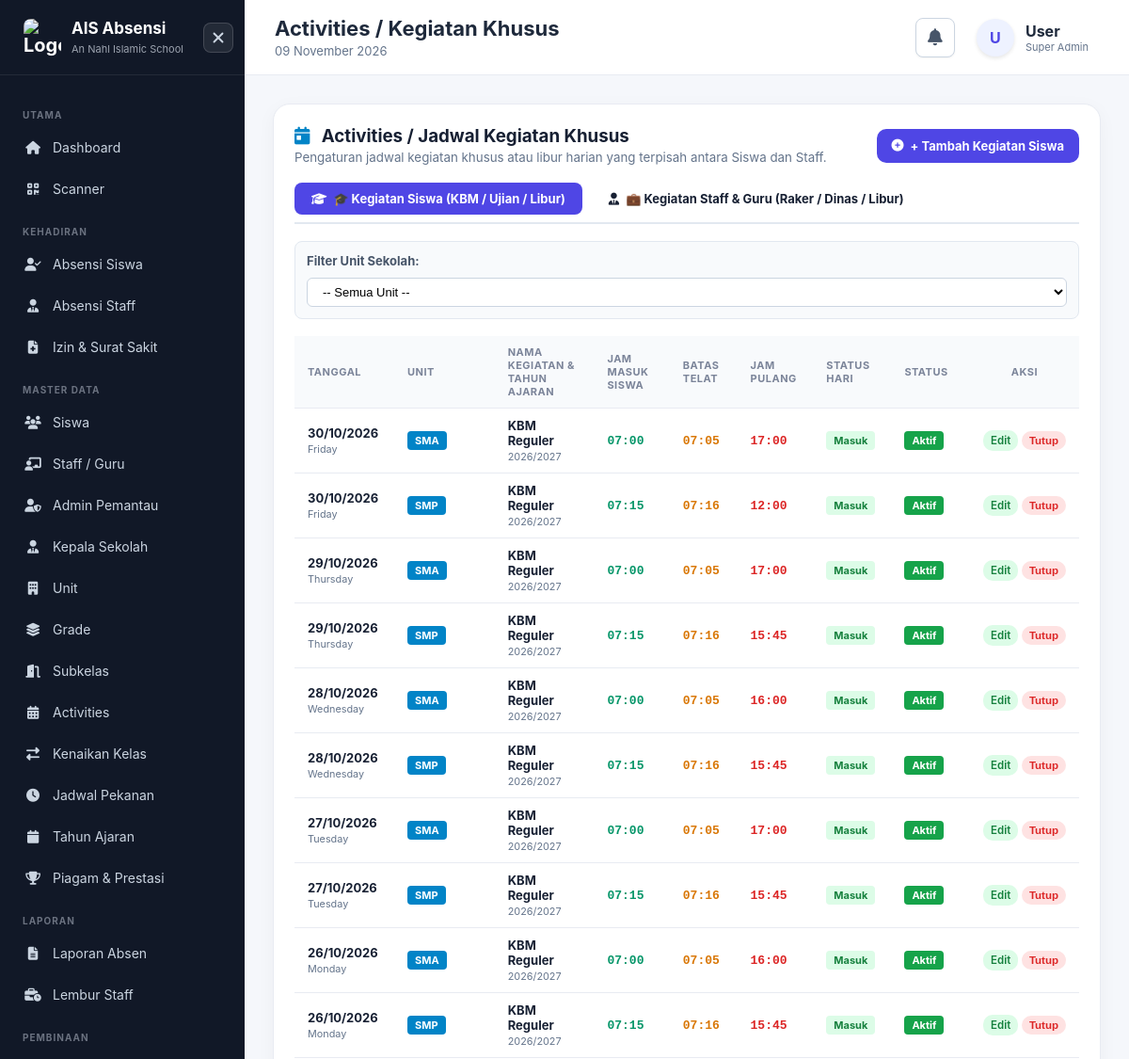
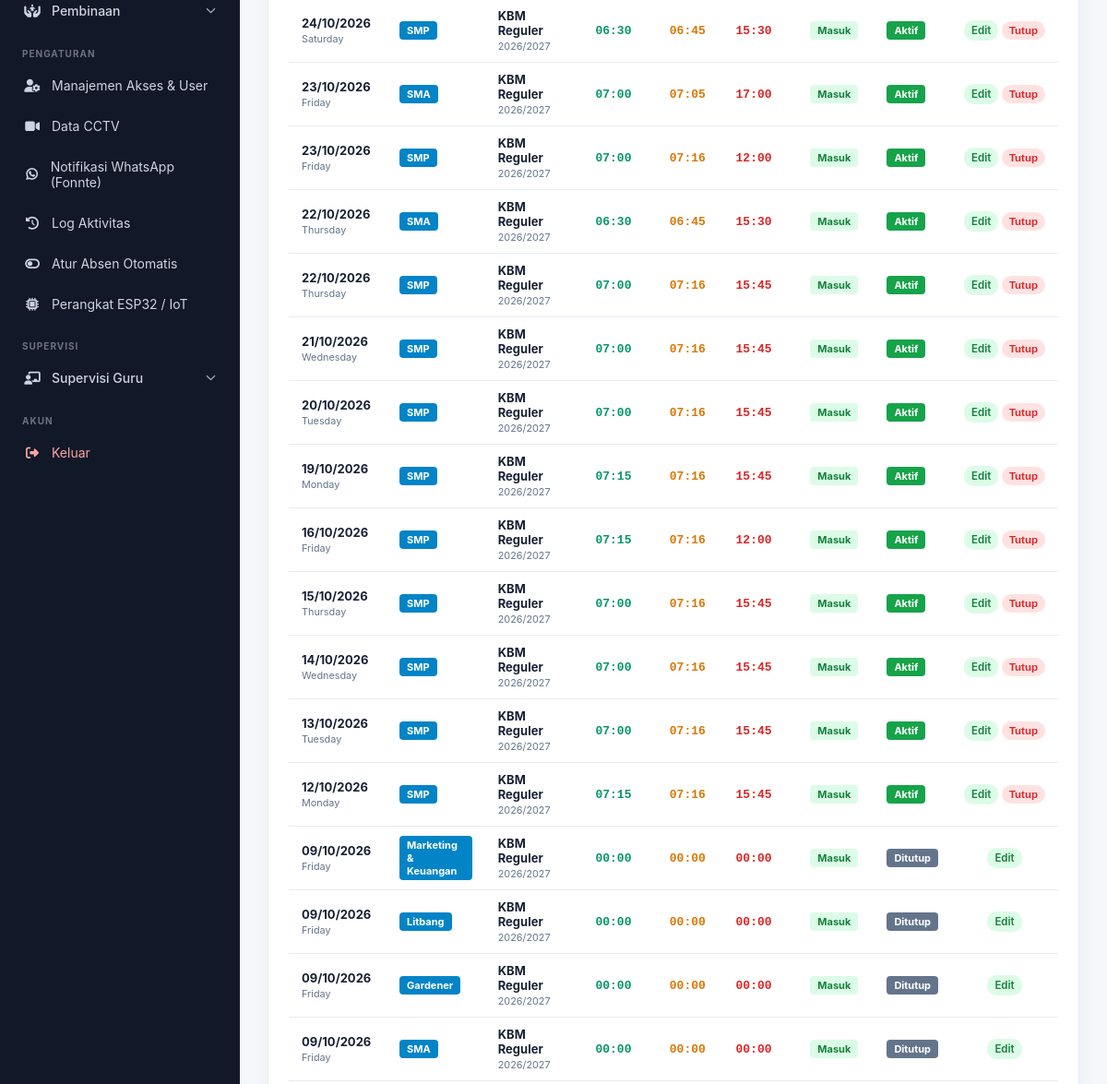
Before: /activities/index.php (signed in, upper part) with the older database file (2 pictures, top to bottom).
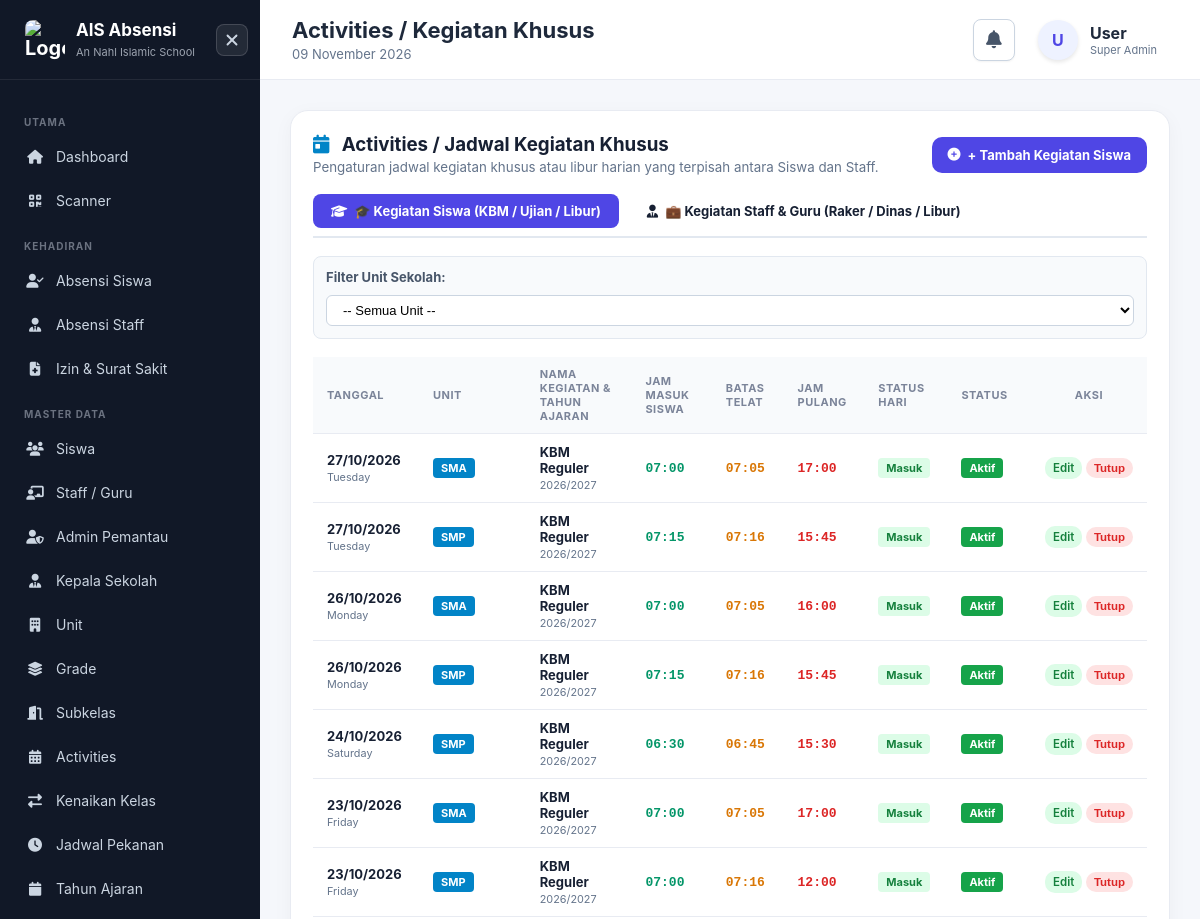
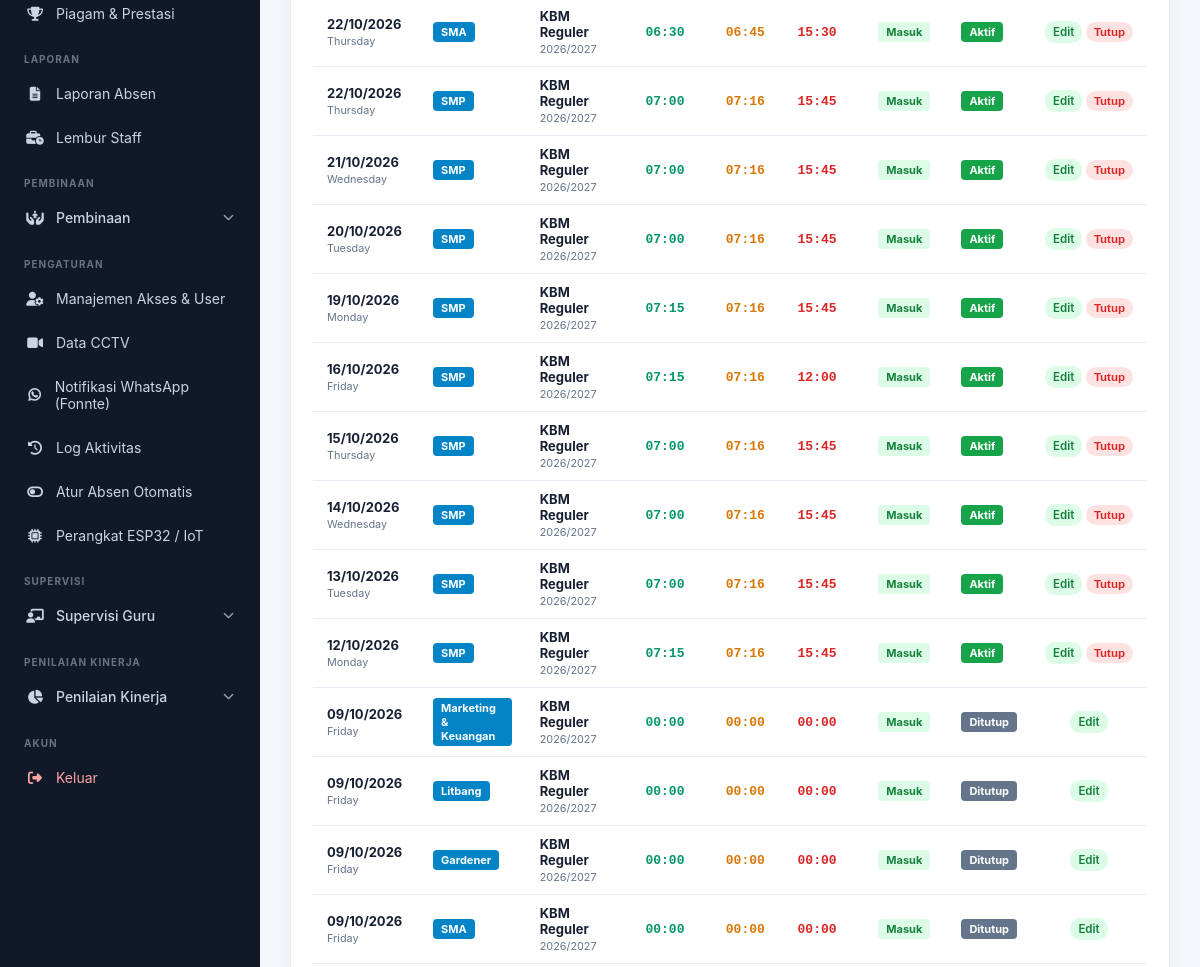
After: the same page with the newer database file (2 pictures, top to bottom).
### tables this page shows
CREATE TABLE `app_menus` (
  `id` int unsigned NOT NULL AUTO_INCREMENT,
  `menu_key` varchar(50) DEFAULT NULL COMMENT 'Identifier unik, digunakan di checkUserAccess()',
  `menu_name` varchar(100) NOT NULL,
  `category` varchar(50) NOT NULL DEFAULT 'UTAMA',
  `menu_url` varchar(255) NOT NULL,
  `menu_icon` varchar(50) DEFAULT NULL COMMENT 'Class FontAwesome: fa-home, fa-qrcode, dst.',
  `parent_id` int unsigned DEFAULT NULL,
  `sort_order` int DEFAULT '0',
  `is_active` tinyint(1) DEFAULT '1',
  PRIMARY KEY (`id`),
  UNIQUE KEY `uq_menu_key` (`menu_key`)
);

CREATE TABLE `activities` (
  `id` bigint unsigned NOT NULL AUTO_INCREMENT,
  `academic_year_id` bigint unsigned NOT NULL,
  `unit_id` int unsigned NOT NULL,
  `target_type` enum('student','staff','all') NOT NULL DEFAULT 'student',
  `name` varchar(255) NOT NULL,
  `activity_date` date NOT NULL,
  `student_in` time DEFAULT NULL,
  `student_late` time DEFAULT NULL,
  `student_out` time DEFAULT NULL,
  `staff_in` time DEFAULT NULL,
  `staff_late` time DEFAULT NULL,
  `staff_out` time DEFAULT NULL,
  `description` text,
  `status` enum('active','closed') NOT NULL DEFAULT 'active',
  `is_holiday` enum('yes','no') DEFAULT 'no',
  `is_auto_generated` tinyint(1) NOT NULL DEFAULT '0',
  `created_at` timestamp NULL DEFAULT CURRENT_TIMESTAMP,
  `updated_at` timestamp NULL DEFAULT CURRENT_TIMESTAMP ON UPDATE CURRENT_TIMESTAMP,
  PRIMARY KEY (`id`),
  UNIQUE KEY `uq_activity_unit_date` (`unit_id`,`activity_date`),
  KEY `academic_year_id` (`academic_year_id`),
  CONSTRAINT `activities_ibfk_1` FOREIGN KEY (`academic_year_id`) REFERENCES `academic_years` (`id`)
);

CREATE TABLE `units` (
  `id` int unsigned NOT NULL AUTO_INCREMENT,
  `unit` varchar(255) NOT NULL,
  `created_at` timestamp NULL DEFAULT CURRENT_TIMESTAMP,
  `updated_at` timestamp NULL DEFAULT CURRENT_TIMESTAMP ON UPDATE CURRENT_TIMESTAMP,
  PRIMARY KEY (`id`)
);

CREATE TABLE `academic_years` (
  `id` bigint unsigned NOT NULL AUTO_INCREMENT,
  `name` varchar(20) NOT NULL,
  `start_date` date NOT NULL,
  `end_date` date NOT NULL,
  `status` enum('draft','active','closed') NOT NULL DEFAULT 'draft',
  `created_at` timestamp NULL DEFAULT CURRENT_TIMESTAMP,
  `updated_at` timestamp NULL DEFAULT CURRENT_TIMESTAMP ON UPDATE CURRENT_TIMESTAMP,
  PRIMARY KEY (`id`),
  UNIQUE KEY `name` (`name`)
);

### config/security.php (called while the page is built, shortened)
<?php
function e($value)
{
    return htmlspecialchars(
        $value ?? '',
        ENT_QUOTES,
        'UTF-8'
    );
}

### public/activities/index.php (the view, shortened to what the changed rows need)
<?php
require_once '../../config/database.php';
require_once '../../config/security.php';
$activeTab = in_array($_GET['tab'] ?? '', ['student', 'staff']) ? $_GET['tab'] : 'student';
$whereSql = ["1 = 1"];
$params = [];
if ($activeTab === 'student') {
    $whereSql[] = "(a.target_type = 'student' OR a.target_type = 'all' OR a.target_type IS NULL)";
} elseif ($activeTab === 'staff') {
    $whereSql[] = "(a.target_type = 'staff' OR a.target_type = 'all' OR a.target_type IS NULL)";
}
$whereClause = "WHERE " . implode(" AND ", $whereSql);
$stmt = $pdo->prepare("
    SELECT a.*, ay.name AS academic_year, u.unit AS unit_name
    FROM activities a
    INNER JOIN academic_years ay ON ay.id = a.academic_year_id
    INNER JOIN units u ON u.id = a.unit_id
    {$whereClause}
    ORDER BY a.activity_date DESC, a.id DESC
");
$stmt->execute($params);
$activities = $stmt->fetchAll(PDO::FETCH_ASSOC);
require '../../includes/header.php';
?>
<div class="card">
    <div class="table-wrapper">
        <table style="width:100%; border-collapse:collapse;">
            <thead>
                <tr style="background:#f1f5f9; text-align:left; font-size:12.5px; color:#334155;">
                    <th style="padding:10px 14px;">Tanggal</th>
                    <th style="padding:10px 14px;">Unit</th>
                    <th style="padding:10px 14px;">Nama Kegiatan & Tahun Ajaran</th>
                    <?php if ($activeTab === 'student'): ?>
                        <th style="padding:10px 14px;">Jam Masuk Siswa</th>
                        <th style="padding:10px 14px;">Batas Telat</th>
                        <th style="padding:10px 14px;">Jam Pulang</th>
                    <?php else: ?>
                        <th style="padding:10px 14px;">Jam Masuk Staff</th>
                        <th style="padding:10px 14px;">Batas Telat</th>
                        <th style="padding:10px 14px;">Jam Pulang</th>
                    <?php endif; ?>
                    <th style="padding:10px 14px;">Status Hari</th>
                    <th style="padding:10px 14px;">Status</th>
                    <th style="padding:10px 14px; text-align:center;">Aksi</th>
                </tr>
            </thead>
            <tbody>
                <?php foreach ($activities as $act): ?>
                    <tr style="border-bottom: 1px solid #f1f5f9; font-size:13px;">
                        <td style="padding:10px 14px;">
                            <strong><?= date('d/m/Y', strtotime($act['activity_date'])) ?></strong><br>
                            <small style="color:#64748b;"><?= date('l', strtotime($act['activity_date'])) ?></small>
                        </td>
                        <td style="padding:10px 14px;">
                            <span class="badge" style="background:#0284c7; color:white; font-size:11px; padding:3px 8px; border-radius:4px;">
                                <?= e($act['unit_name']) ?>
                            </span>
                        </td>
                        <td style="padding:10px 14px;">
                            <strong><?= e($act['name']) ?></strong><br>
                            <small style="color: #64748b;"><?= e($act['academic_year']) ?></small>
                        </td>
                        <?php if ($activeTab === 'student'): ?>
                            <td style="padding:10px 14px; font-family:monospace; color:#059669; font-weight:700;">
                                <?= $act['is_holiday'] === 'yes' ? '-' : substr($act['student_in'] ?? '00:00', 0, 5) ?>
                            </td>
                            <td style="padding:10px 14px; font-family:monospace; color:#d97706; font-weight:700;">
                                <?= $act['is_holiday'] === 'yes' ? '-' : substr($act['student_late'] ?? '00:00', 0, 5) ?>
                            </td>
                            <td style="padding:10px 14px; font-family:monospace; color:#dc2626; font-weight:700;">
                                <?= $act['is_holiday'] === 'yes' ? '-' : substr($act['student_out'] ?? '00:00', 0, 5) ?>
                            </td>
                        <?php endif; ?>
                        <td style="padding:10px 14px;">
                            <?php if ($act['is_holiday'] === 'yes'): ?>
                                <span class="badge" style="background:#fee2e2; color:#b91c1c; font-size:11px; padding:3px 8px; border-radius:4px; font-weight:700;">
                                    🏖️ Libur
                                </span>
                            <?php else: ?>
                                <span class="badge" style="background:#dcfce7; color:#15803d; font-size:11px; padding:3px 8px; border-radius:4px; font-weight:700;">
                                    Masuk
                                </span>
                            <?php endif; ?>
                        </td>
                        <td style="padding:10px 14px;">
                            <?= $act['status'] === 'active'
                                ? '<span class="badge badge-success" style="background:#16a34a; color:white; padding:3px 8px; border-radius:4px; font-size:11px;">Aktif</span>'
                                : '<span class="badge badge-danger" style="background:#64748b; color:white; padding:3px 8px; border-radius:4px; font-size:11px;">Ditutup</span>' ?>
                        </td>
                        <td style="padding:10px 14px; text-align:center; white-space:nowrap;">
                            <a href="edit.php?id=<?= $act['id'] ?>&tab=<?= e($activeTab) ?>" class="btn btn-sm btn-success" style="padding:4px 8px; font-size:11.5px;">Edit</a>
                            <?php if ($act['status'] === 'active'): ?>
                                <form method="POST" action="close.php" style="display:inline;" onsubmit="return confirm('Tutup kegiatan ini?');">
                                    <button class="btn btn-sm btn-danger" style="padding:4px 8px; font-size:11.5px;">Tutup</button>
                                </form>
                            <?php endif; ?>
                        </td>
                    </tr>
                <?php endforeach; ?>
            </tbody>
        </table>
    </div>
</div>
<?php require '../../includes/footer.php'; ?>

### includes/sidebar.php (shortened to what the changed rows need)
<?php
$currentRole = $_SESSION['role'] ?? '';
$isSuperAdmin = ($currentRole === 'super_admin');
$currentUserId = (int)($_SESSION['user_id'] ?? 0);
global $pdo;
$rawMenus = [];
if (isset($pdo) && $currentUserId > 0) {
    if ($isSuperAdmin) {
        $stmtNav = $pdo->query("
            SELECT id, menu_key, menu_name, category, menu_url, menu_icon, parent_id, sort_order
            FROM app_menus
            WHERE is_active = 1
            ORDER BY sort_order ASC, id ASC
        ");
        $rawMenus = $stmtNav->fetchAll(PDO::FETCH_ASSOC);
    }
}
$menuUrlMap = [
    'dashboard'             => '/dashboard.php',
    'scanner'               => '/scanner.php',
    'attendance_students'   => '/attendance/students.php',
    'attendance_staff'      => '/attendance/staff.php',
    'student_permits'       => '/attendance/permits.php',
    'student_achievements'  => '/achievements/index.php',
    'master_students'       => '/students/index.php',
    'master_staff'          => '/staff/index.php',
    'master_admins'         => '/admins/index.php',
    'master_kepsek'         => '/kepala_sekolah/index.php',
    'master_units'          => '/units/index.php',
    'master_grades'         => '/grades/index.php',
    'master_classes'        => '/classes/index.php',
    'master_activities'     => '/activities/index.php',
    'master_enrollments'    => '/enrollments/index.php',
    'master_schedules'      => '/weekly_schedules/index.php',
    'master_academic_years' => '/academic_years/index.php',
    'reports_attendance'    => '/reports/index.php',
    'reports_overtimes'     => '/overtimes/index.php',
    'access_control'        => '/kelola/index.php',
    'user_activity'         => '/kelola/activity.php',
    'activity_logs'         => '/kelola/audit_logs.php',
    'auto_attendance'       => '/kelola/auto_attendance.php',
    'data_cctv'             => '/cctv/index.php',
    'whatsapp_notif'        => '/whatsapp/index.php',
    'mentoring_dashboard'   => '/mentoring/index.php',
    'mentoring_assignments' => '/mentoring/assignments.php',
    'mentoring_report'      => '/mentoring/report.php',
    'mentoring_adab'        => '/mentoring/adab_monitoring.php',
    'mentoring_curriculum'  => '/mentoring/curriculum.php',
    'supervisi_dashboard'   => '/supervisi/index.php',
    'supervisi_sejawat'     => '/supervisi/peer.php',
    'supervisi_kepsek'      => '/supervisi/principal.php',
    'supervisi_jadwal'      => '/supervisi/schedules.php',
    'supervisi_rekap'       => '/supervisi/reports.php',
    'supervisi_rubrik'      => '/supervisi/rubrics.php',
    'kinerja_nilai_paralel'      => '/kinerja/index.php',
    'kinerja_tertinggi_terendah' => '/kinerja/tertinggi_terendah.php',
];
$allMenuUrls = [];
if (!empty($rawMenus)) {
    foreach ($rawMenus as $rm) {
        if (!empty($rm['menu_key']) && isset($menuUrlMap[$rm['menu_key']])) {
            $allMenuUrls[] = $menuUrlMap[$rm['menu_key']];
        } elseif (!empty($rm['menu_url']) && $rm['menu_url'] !== '#') {
            $allMenuUrls[] = '/' . ltrim($rm['menu_url'], '/');
        }
    }
}
$currentPath = parse_url($_SERVER['REQUEST_URI'] ?? '', PHP_URL_PATH);
if (!function_exists('isActiveMenu')) {
    function isActiveMenu(string $menuUrl, string $currentPath, ?array $knownUrls = null): bool {
        $curr = str_replace('\\', '/', $currentPath);
        $urlPath = '/' . ltrim($menuUrl, '/');
        if (strpos($curr, $urlPath) !== false) {
            return true;
        }
        $currentFilename = basename($curr);
        $dir = dirname(ltrim($menuUrl, '/'));
        return false;
    }
}
$parentsByCategory = [];
$childrenByParentId = [];
foreach ($rawMenus as $m) {
    $parentId = !empty($m['parent_id']) ? (int)$m['parent_id'] : 0;
    if ($parentId > 0) {
        $childrenByParentId[$parentId][] = $m;
    } else {
        $cat = strtoupper($m['category'] ?? 'LAINNYA');
        $parentsByCategory[$cat][] = $m;
    }
}
?>
<aside class="sidebar" id="sidebar">
    <nav>
        <?php if (empty($rawMenus)): ?>
            <div style="padding: 20px 12px; color: #94a3b8; font-size: 13px; text-align: center;">
                <i class="fa-solid fa-lock" style="display:block; font-size:24px; margin-bottom:8px;"></i>
                Belum ada menu yang diizinkan.
            </div>
        <?php else: ?>
            <?php foreach ($parentsByCategory as $category => $items): ?>
                <span class="menu-title"><?= htmlspecialchars($category) ?></span>
                <?php foreach ($items as $item):
                    $itemId = (int)$item['id'];
                    $hasChildren = !empty($childrenByParentId[$itemId]);
                    if ($hasChildren):
                        $isAnyChildActive = false;
                        $parentIcon = !empty($item['menu_icon']) ? $item['menu_icon'] : 'fa-folder';
                        if (strpos($parentIcon, 'fa-') !== false && strpos($parentIcon, 'fa-solid ') === false) {
                            $parentIcon = 'fa-solid ' . $parentIcon;
                        }
                        $dropdownKey = 'sidebar_dd_' . $itemId;
                    ?>
                        <div class="sidebar-dropdown">
                            <button type="button"
                                    class="sidebar-dropdown-btn <?= $isAnyChildActive ? 'has-active-child open' : '' ?>"
                                    id="btn_<?= $dropdownKey ?>"
                                    onclick="toggleSidebarDropdown('<?= $dropdownKey ?>', event)">
                                <div class="parent-info">
                                    <i class="<?= htmlspecialchars($parentIcon) ?>" style="width:18px; text-align:center;"></i>
                                    <span><?= htmlspecialchars($item['menu_name']) ?></span>
                                </div>
                                <i class="fa-solid fa-chevron-down chevron-icon"></i>
                            </button>
                        </div>
                    <?php else:
                        $targetPath = $menuUrlMap[$item['menu_key']] ?? ('/' . ltrim($item['menu_url'], '/'));
                        $url = BASE_URL . $targetPath;
                        $isActive = isActiveMenu($targetPath, $currentPath, $allMenuUrls);
                        $iconClass = !empty($item['menu_icon']) ? $item['menu_icon'] : 'fa-circle';
                        if (strpos($iconClass, 'fa-') !== false && strpos($iconClass, 'fa-solid ') === false) {
                            $iconClass = 'fa-solid ' . $iconClass;
                        }
                        $isScanner = ($item['menu_key'] === 'scanner');
                        $extraAttr = $isScanner ? ' onclick="handleScannerMenuClick(event)"' : '';
                    ?>
                        <a href="<?= $url ?>"<?= $isActive ? ' class="active"' : '' ?><?= $extraAttr ?>>
                            <i class="<?= htmlspecialchars($iconClass) ?>" style="width:18px; text-align:center;"></i>
                            <span><?= htmlspecialchars($item['menu_name']) ?></span>
                        </a>
                    <?php endif; ?>
                <?php endforeach; ?>
            <?php endforeach; ?>
        <?php endif; ?>
        <span class="menu-title">AKUN</span>
        <a href="<?= BASE_URL ?>/logout.php" class="logout-link">
            <i class="fa-solid fa-right-from-bracket" style="width:18px; text-align:center;"></i>
            Keluar
        </a>
    </nav>
</aside>

Changed rows visible on the page:
removed activities: activity_date "30/10/2026", activity_date "Friday", unit.unit "SMA", name "KBM Reguler", academic_year.name "2026/2027", student_in "07:00", student_late "07:05", student_out "17:00", is_holiday "Masuk", status "Aktif"
removed activities: activity_date "30/10/2026", activity_date "Friday", unit.unit "SMP", name "KBM Reguler", academic_year.name "2026/2027", student_in "07:15", student_late "07:16", student_out "12:00", is_holiday "Masuk", status "Aktif"
removed activities: activity_date "29/10/2026", activity_date "Thursday", unit.unit "SMA", name "KBM Reguler", academic_year.name "2026/2027", student_in "07:00", student_late "07:05", student_out "17:00", is_holiday "Masuk", status "Aktif"
removed activities: activity_date "29/10/2026", activity_date "Thursday", unit.unit "SMP", name "KBM Reguler", academic_year.name "2026/2027", student_in "07:15", student_late "07:16", student_out "15:45", is_holiday "Masuk", status "Aktif"
removed activities: activity_date "28/10/2026", activity_date "Wednesday", unit.unit "SMA", name "KBM Reguler", academic_year.name "2026/2027", student_in "07:00", student_late "07:05", student_out "16:00", is_holiday "Masuk", status "Aktif"
removed activities: activity_date "28/10/2026", activity_date "Wednesday", unit.unit "SMP", name "KBM Reguler", academic_year.name "2026/2027", student_in "07:15", student_late "07:16", student_out "15:45", is_holiday "Masuk", status "Aktif"
added app_menus: menu_name "Penilaian Kinerja", shown under "PENILAIAN KINERJA"
Other visible differences:
new list line: "PENILAIAN KINERJA"
